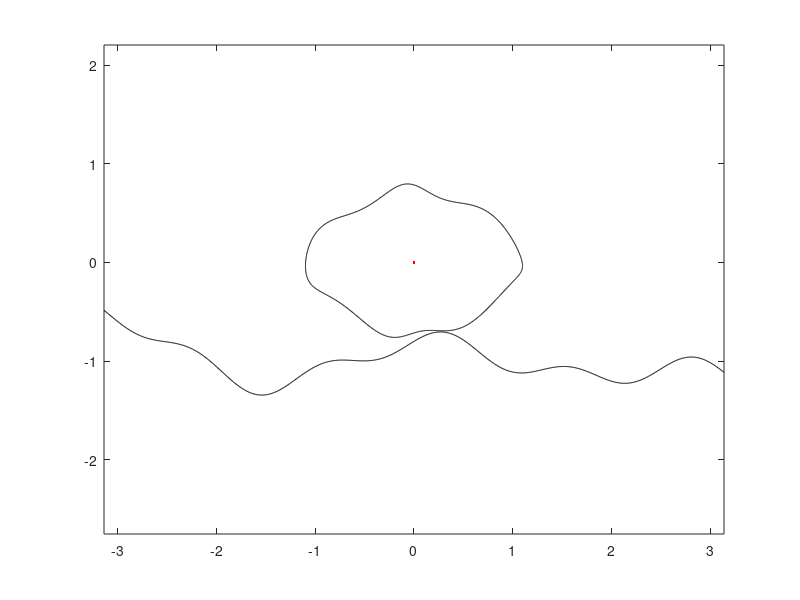

This figure's MATLAB source:
clc
clear
close all

% Define test parametric functions

% px = @(p) cos(p)+0.1*cos(3*p);
% py = @(p) sin(p)+0.05*sin(6*(p-0.4));

px1 = @(p) cos(p)+0.1*cos(3*p);
py1 = @(p) 3/4*sin(p)+0.05*sin(6*(p-pi/8));

px2 = @(p) p;
py2 = @(p) sin(p)/5+cos(2*p)/5+sin(5*p)/10-p/10-1;

t = linspace(-pi,pi,1000);

x1 = px1(t);
y1 = py1(t);

x2 = px2(t);
y2 = py2(t);

plot(x1,y1,'k-', x2,y2,'k-',0,0,'r.')
axis equal